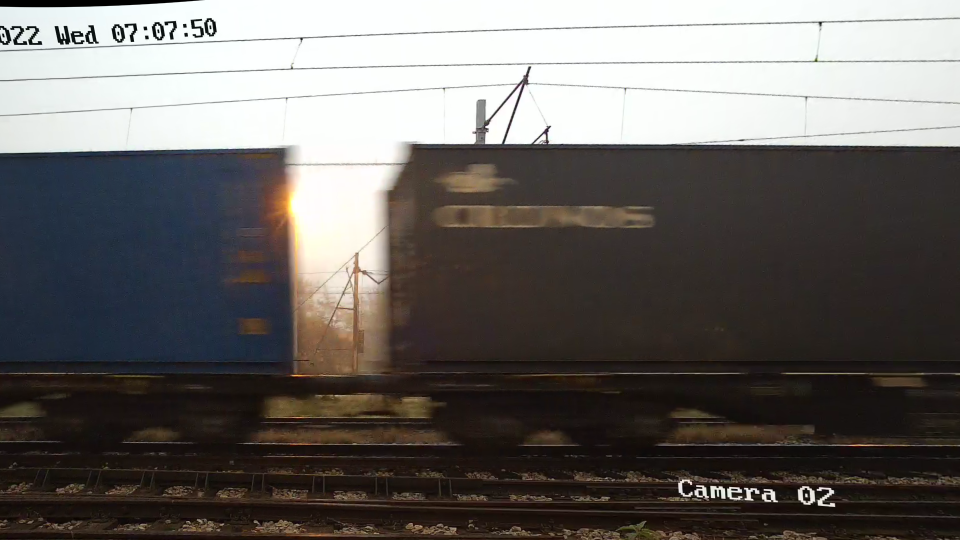
#> input picture poc/23_24_1698.png, 1920 x 1080 px, found by its file name (shown at 1/2 size)
$ python deconv3.py
#> lines starting #> are read from the running program, lines starting #| are printed output that depends on the picture; after the words box and inside, x2 and y2 are one past the last pixel; in counts of white or black regions, pixels touching at a corner belong together
### poc/deblur.py
import numpy as np
import cv2 as cv
from skimage import restoration, color, util

class Deblur:
    def __init__(self, kernel_len=51):
        self.kernel_len = kernel_len
        self.coef = 0
        self.psf = None
        # self.set_speed(x,y,blur)


    def set_speed(self, x, y, blur, coef):
        self.coef = coef
        precision = 5
        img = np.zeros((self.kernel_len*precision, self.kernel_len*precision), np.float32)
        point = (self.kernel_len*precision // 2, self.kernel_len*precision // 2)

        # cv.ellipse(img, point, (0, round(len / 2)), 90 - theta, 0, 360, 255, -1)
        cv.line(img, (point[0]-x//2, point[1]-y//2 ), (point[0]+x//2, point[1]+y//2), 255, 1)

        img = cv.GaussianBlur(img,(0,0),blur, blur)

        img = cv.resize(img, (self.kernel_len, self.kernel_len), interpolation=cv.INTER_AREA)
        summa = np.sum(img)


        # self.psf = cv.cvtColor(img / summa, cv.COLOR_GRAY2RGB)
        # self.psf = color.gray2rgb(img / summa)
        self.psf = img / summa

        return self.psf

    def restore(self, frame):
        result = restoration.wiener(frame, self.psf, self.coef)
        # result = restoration.unsupervised_wiener(frame, self.psf)
        # result = restoration.richardson_lucy(frame, self.psf, num_iter=1)
        #
        return result

    def next(self, frame):
        frame = util.img_as_float64(frame)
        b,g,r = cv.split(frame)
        b = self.restore(b)
        g = self.restore(g)
        r = self.restore(r)
        result = cv.merge([r, g, b])
        result = util.img_as_ubyte(result)


        print(np.array2string(self.psf[self.kernel_len//2,:], precision=2))

        return result

### poc/deconv3.py
import numpy as np
import matplotlib.pyplot as plt
import cv2 as cv

from scipy.signal import convolve2d as conv2

from skimage import color, io, restoration, util

from deblur import Deblur

show_window = "deconv"
ctrl_window = "ctrl"

img = io.imread('poc/23_24_1698.png')
#> img is the input picture: shape (1080, 1920, 3); mean R, G, B 104.8, 101.1, 98.5
# img = color.rgb2gray(img)

# img = img[355:470, 1301:1450]

zoom = 1
show_zoom = 1
img = cv.resize(img, np.array(img.shape[0:2])*zoom)
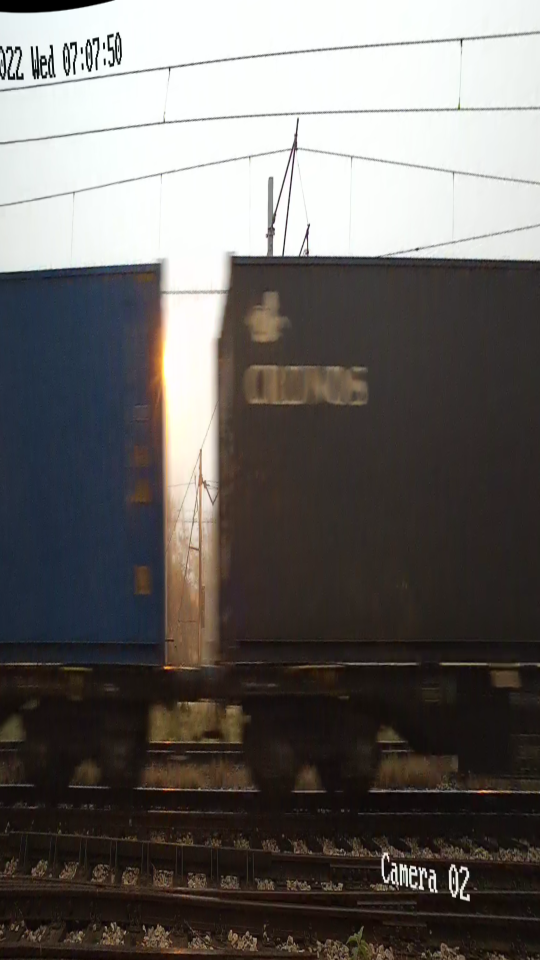
#> img: shape (1920, 1080, 3) (shown at 1/2 size); mean R, G, B 104.8, 101.1, 98.5

deblur = Deblur(51)

def recalc(tmp):
    # len = 11 * zoom * cv.getTrackbarPos('length', ctrl_window) / 100
    x = cv.getTrackbarPos('x', ctrl_window)
    y = cv.getTrackbarPos('y', ctrl_window)
    blur = cv.getTrackbarPos('blur', ctrl_window) / 5
    coef = cv.getTrackbarPos('magic', ctrl_window) / 1000

    psf = deblur.set_speed(x, y, blur, coef)
    img_deconv = deblur.next(img)


    cv.imshow(show_window, cv.resize(img_deconv, np.array(img_deconv.shape[0:2])*show_zoom))
    cv.imshow("psf", cv.resize(psf, np.array(np.shape(psf))*show_zoom))


cv.imshow(show_window, cv.resize(img, np.array(img.shape[0:2])*show_zoom))
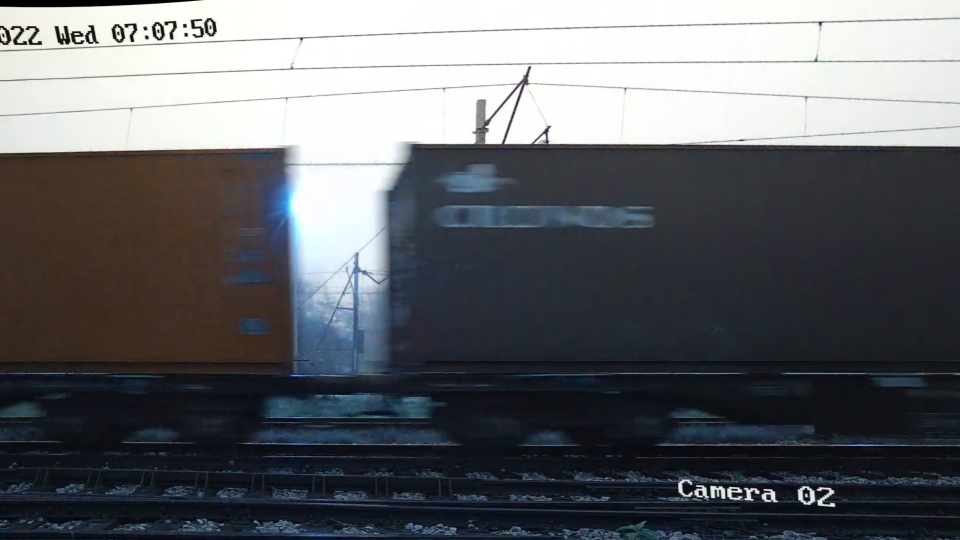
#> window 'deconv': shape (1080, 1920, 3) (shown at 1/2 size); mean B, G, R 104.7, 101, 98.4

cv.namedWindow(ctrl_window,cv.WINDOW_NORMAL)
cv.createTrackbar(f"x", ctrl_window, 0, 200, recalc)
cv.createTrackbar(f"y", ctrl_window, 0, 200, recalc)
cv.createTrackbar(f"blur", ctrl_window, 1, 100, recalc)
cv.createTrackbar(f"magic", ctrl_window, 1, 2000, recalc)

recalc(123)
#> in next, `b,g,r = cv.split(frame)`:
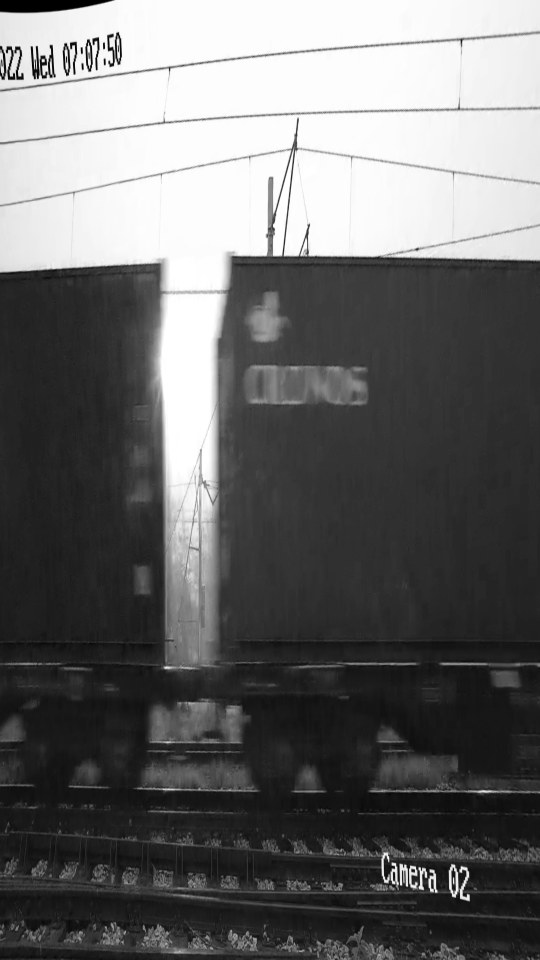
#> b: shape (1920, 1080) float64 (shown at 1/2 size); min 0, max 1, mean 0.411
#> in next, `b,g,r = cv.split(frame)`:
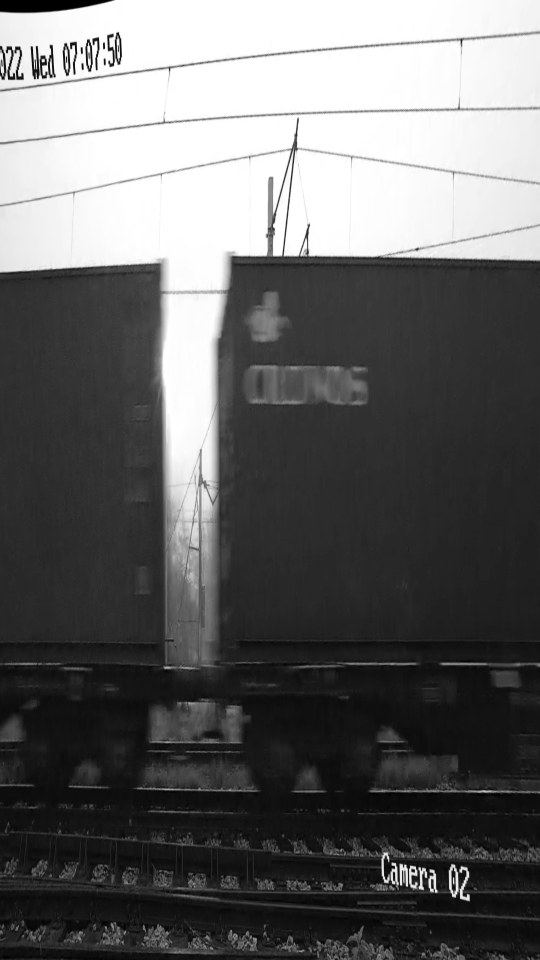
#> g: shape (1920, 1080) float64 (shown at 1/2 size); min 0, max 1, mean 0.396
#> in next, `b,g,r = cv.split(frame)`:
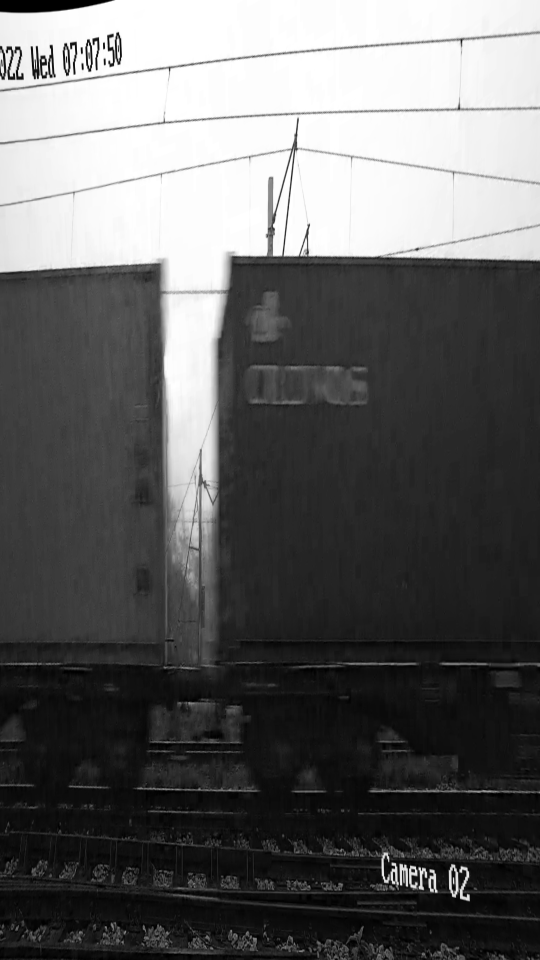
#> r: shape (1920, 1080) float64 (shown at 1/2 size); min 0, max 1, mean 0.386
#> in recalc, `cv.imshow("psf", cv.resize(psf, np.array(np.shape(psf))*show_zoom))`:
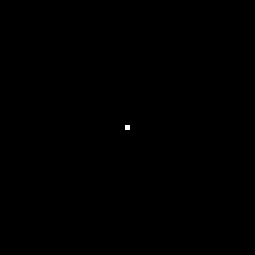
#> window 'psf': shape (51, 51) float32 (shown 5 times larger); values 0 (black) and 1 (white), 0.04% white in thin lines or dots, all inside (x1, y1, x2, y2) = (25, 25, 26, 26)
cv.waitKey()

$ run again, with poc/23_24_1753.png copied over poc/23_24_1698.png
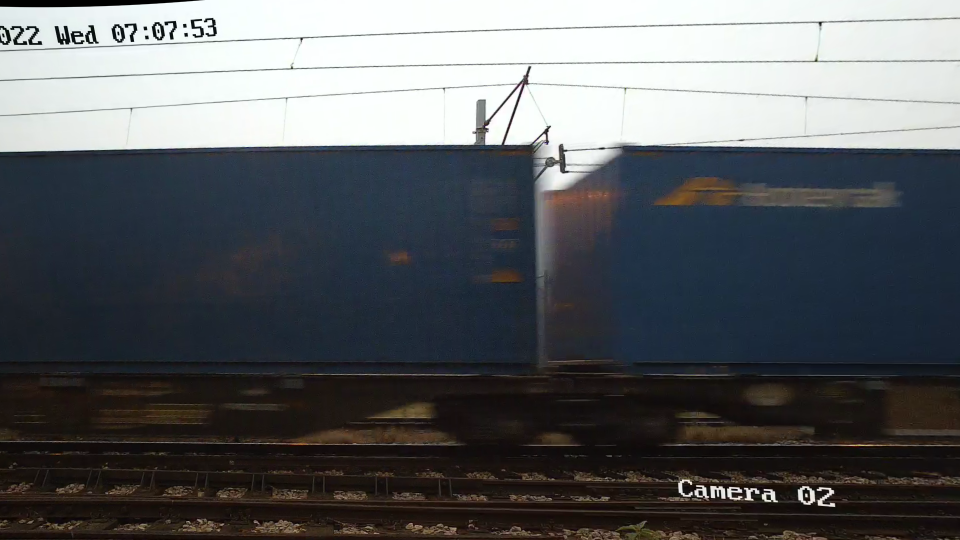
#> input picture poc/23_24_1753.png, 1920 x 1080 px, found by its file name (shown at 1/2 size)
#> img is the input picture: shape (1080, 1920, 3); mean R, G, B 91.3, 93.9, 96.7
#> img: shape (1920, 1080, 3)
#> `cv.imshow(show_window, cv.resize(img, np.array(img.shape[0:2])*show_zo..`:
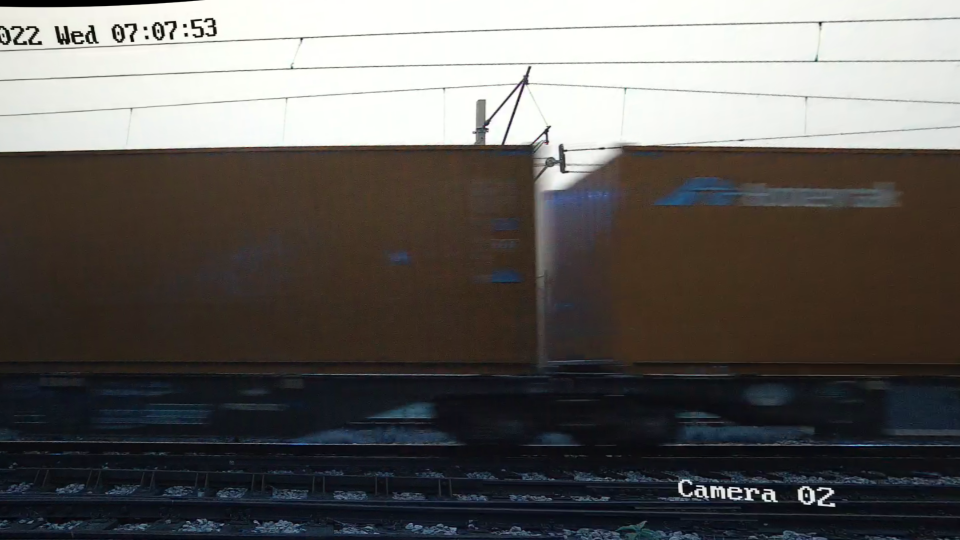
#> window 'deconv': shape (1080, 1920, 3) (shown at 1/2 size); mean B, G, R 91.1, 93.7, 96.6
#> in next, `b,g,r = cv.split(frame)`:
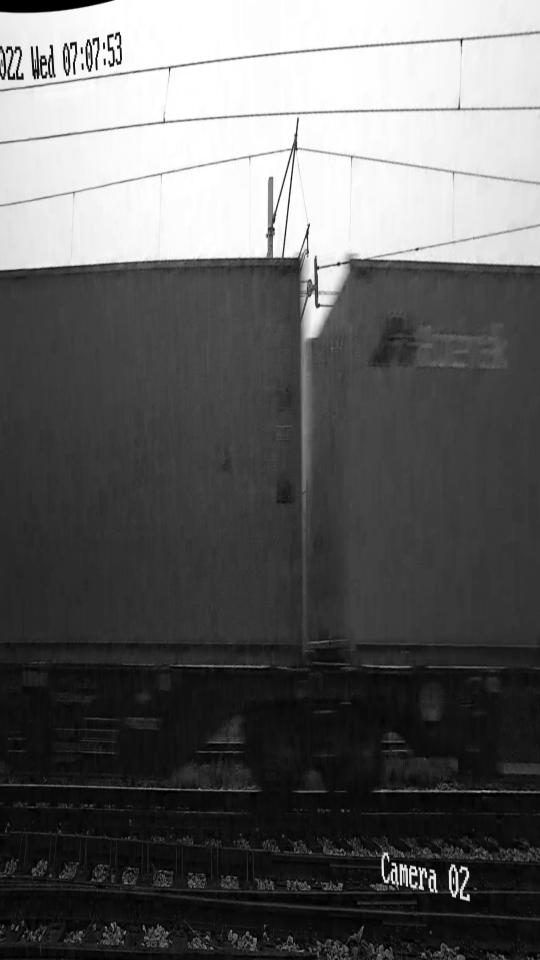
#> r: shape (1920, 1080) float64 (shown at 1/2 size); min 0, max 1, mean 0.379

$ run again, with poc/25_32.png copied over poc/23_24_1698.png
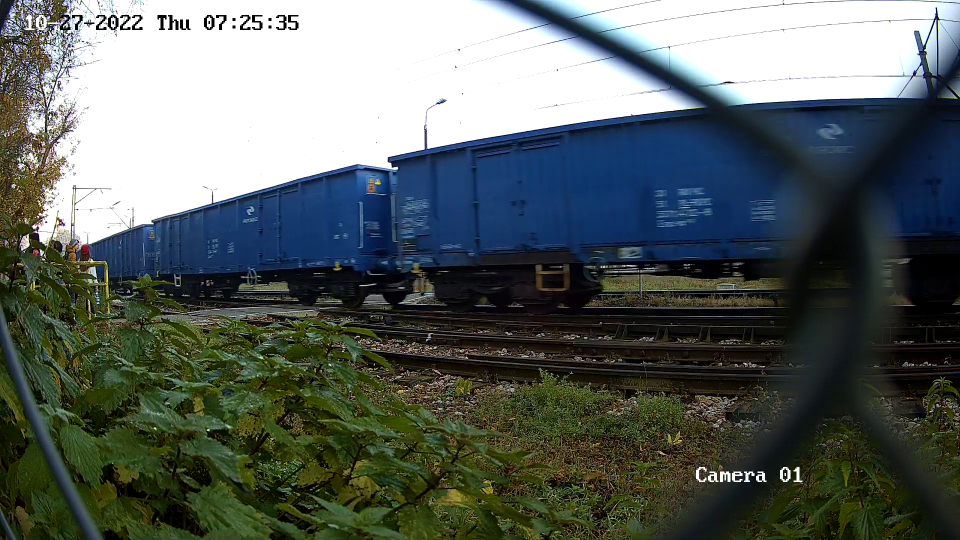
#> input picture poc/25_32.png, 1920 x 1080 px, found by its file name (shown at 1/2 size)
#> img is the input picture: shape (1080, 1920, 3); mean R, G, B 91.1, 99.3, 95.8
#> `img = cv.resize(img, np.array(img.shape[0:2])*zoom)`:
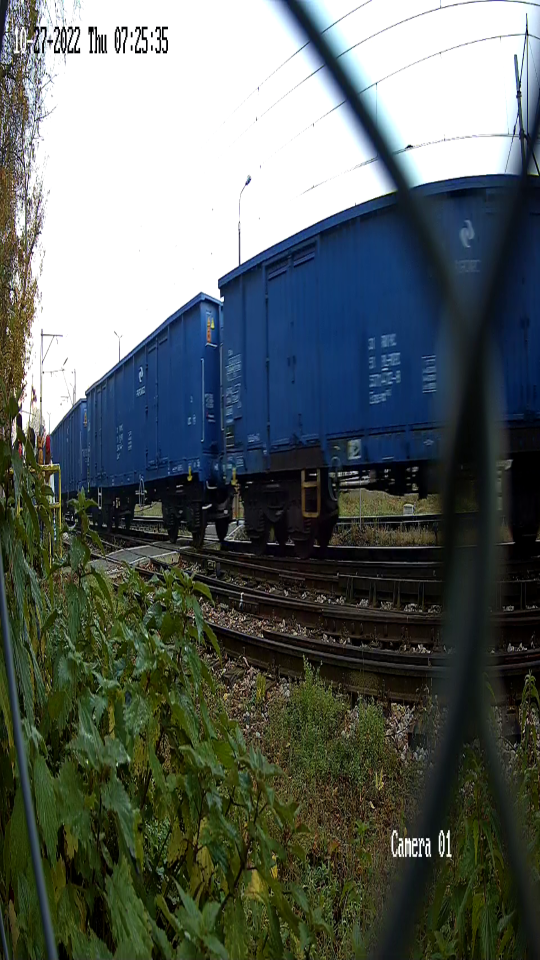
#> img: shape (1920, 1080, 3) (shown at 1/2 size); mean R, G, B 91.1, 99.2, 95.7
#> in next, `b,g,r = cv.split(frame)`:
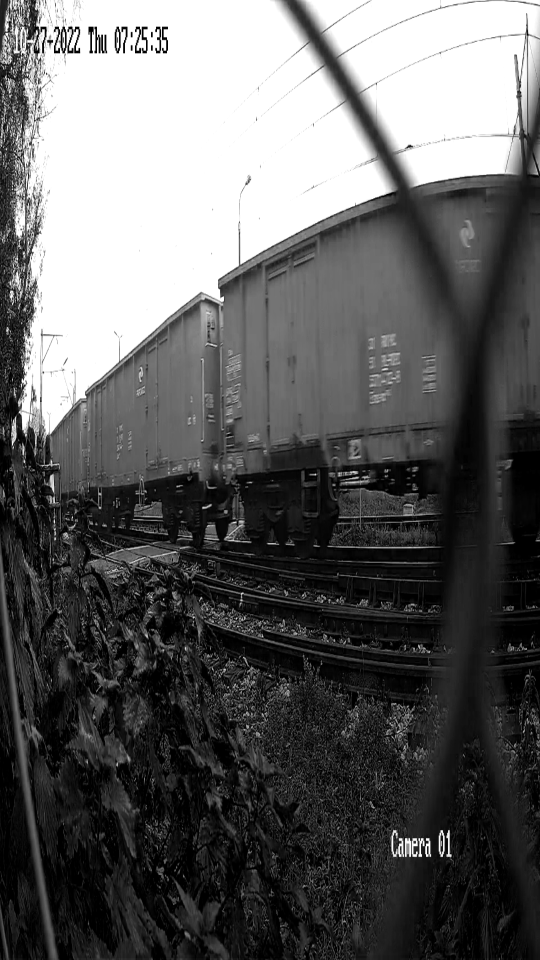
#> r: shape (1920, 1080) float64 (shown at 1/2 size); min 0, max 1, mean 0.375
